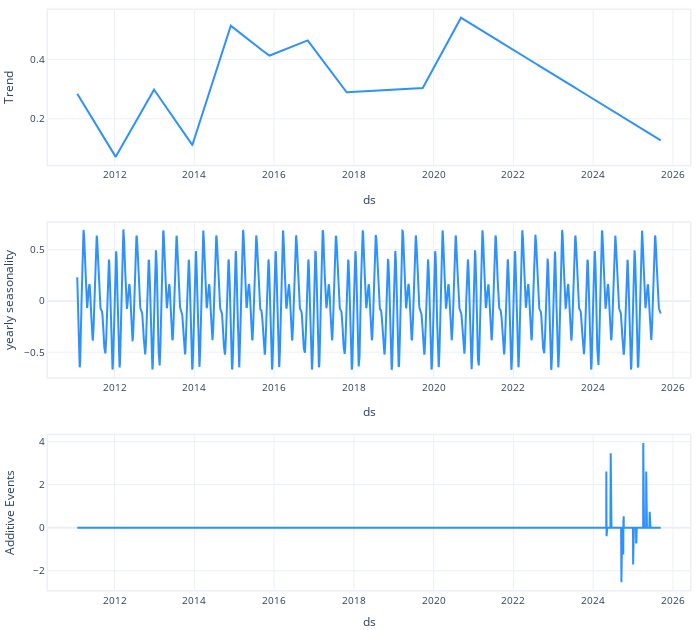

The notebook cell saved with this chart:
### Code cell
m.plot_components(
    forecast,
)

### Figure 1 — Plotly figure (JSON) as saved in the notebook; plotly's stock layout.template omitted (floating-point values rounded to 4 significant figures; data arrays with more than 128 entries replaced by an {"elided": "..."} marker saying what was removed)
{"data": [{"line": {"color": "#2d92ff", "width": 2}, "mode": "lines", "name": "Trend", "showlegend": false, "type": "scatter", "x": {"elided": "3539 str values"}, "xaxis": "x", "y": {"elided": "3539 float values"}, "yaxis": "y"}, {"line": {"color": "#2d92ff", "width": 2}, "mode": "lines", "name": "yearly seasonality", "showlegend": false, "type": "scatter", "x": {"elided": "3539 str values"}, "xaxis": "x2", "y": {"elided": "3539 float values"}, "yaxis": "y2"}, {"line": {"color": "#2d92ff", "width": 2}, "mode": "lines", "name": "Additive Events", "showlegend": false, "type": "scatter", "x": {"elided": "3539 str values"}, "xaxis": "x3", "y": {"elided": "3539 float values"}, "yaxis": "y3"}], "layout": {"autosize": true, "font": {"size": 10}, "height": 630, "hovermode": "x unified", "legend": {"traceorder": "reversed", "y": 0.1}, "margin": {"b": 0, "l": 0, "pad": 0, "r": 10, "t": 10}, "title": {"font": {"size": 12}}, "width": 700, "xaxis": {"anchor": "y", "domain": [0, 1], "linewidth": 1.5, "mirror": true, "range": ["2010-05-02T00:00:00", "2026-06-06T00:00:00"], "showline": true, "title": {"text": "ds"}, "type": "date"}, "xaxis2": {"anchor": "y2", "domain": [0, 1], "linewidth": 1.5, "mirror": true, "range": ["2010-05-02T00:00:00", "2026-06-06T00:00:00"], "showline": true, "title": {"text": "ds"}, "type": "date"}, "xaxis3": {"anchor": "y3", "domain": [0, 1], "linewidth": 1.5, "mirror": true, "range": ["2010-05-02T00:00:00", "2026-06-06T00:00:00"], "showline": true, "title": {"text": "ds"}, "type": "date"}, "yaxis": {"anchor": "x", "domain": [0.7333, 1], "linewidth": 1.5, "mirror": true, "rangemode": "normal", "showline": true, "title": {"text": "Trend"}}, "yaxis2": {"anchor": "x2", "domain": [0.3667, 0.6333], "linewidth": 1.5, "mirror": true, "rangemode": "tozero", "showline": true, "title": {"text": "yearly seasonality"}}, "yaxis3": {"anchor": "x3", "domain": [0, 0.2667], "linewidth": 1.5, "mirror": true, "rangemode": "tozero", "showline": true, "title": {"text": "Additive Events"}}}}
